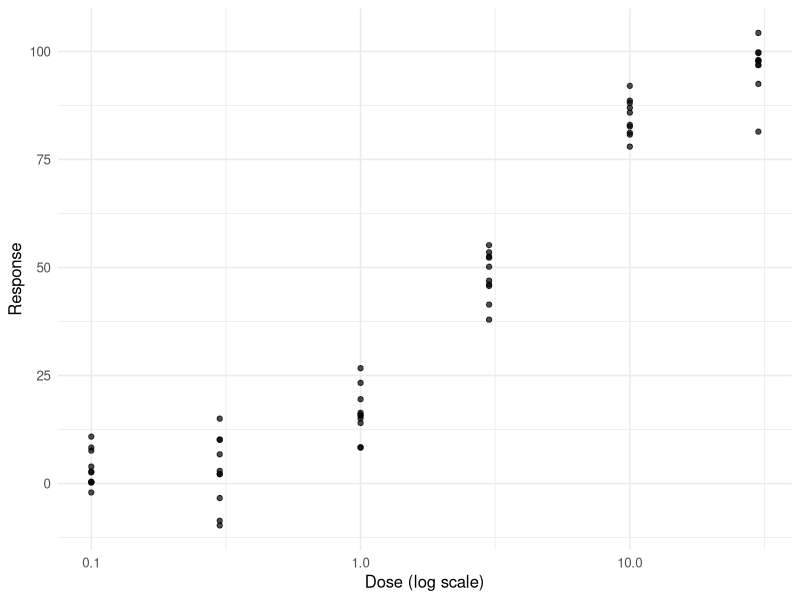
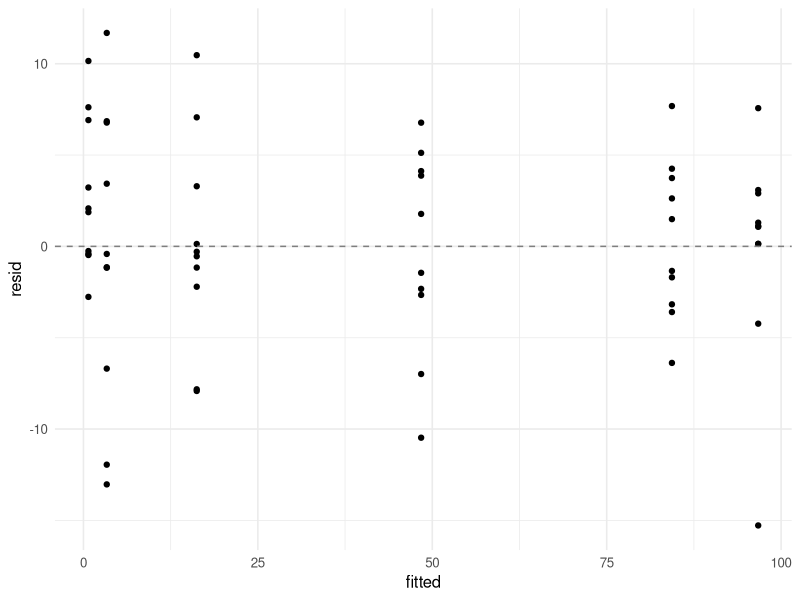
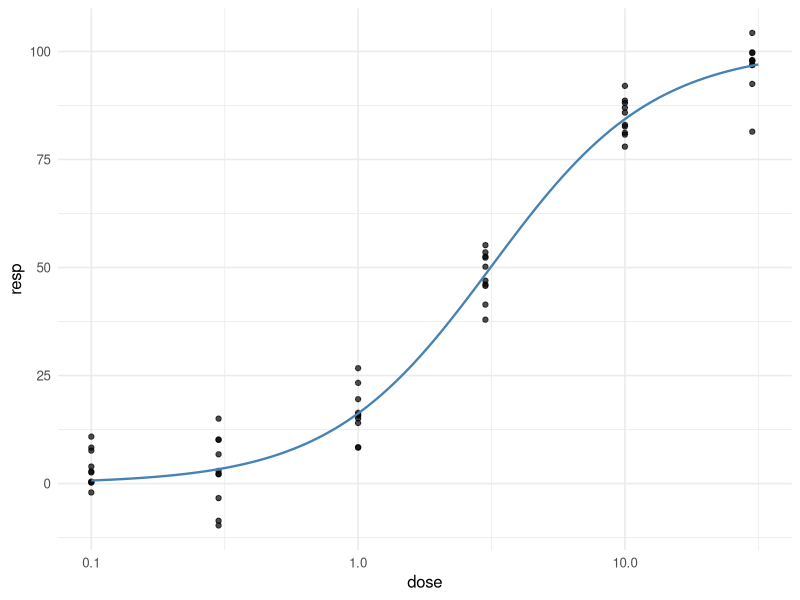

Here is the R script that generated these plots, in order:
# ============================================================
# Biostatistics Courses
# Course 2 — Week 2, Session 5: Non-linear regression with nls
# ============================================================

# --- 0. Setup --------------------------------------------------
library(tidyverse)
library(broom)
set.seed(42)
theme_set(theme_minimal(base_size = 12))

# --- 1. Hypothesis / Goal --------------------------------------
# Fit a 3-parameter logistic dose-response curve.

# --- 2. Data ---------------------------------------------------
n <- 60
dose <- rep(c(0.1, 0.3, 1, 3, 10, 30), each = 10)
true_resp <- 100 / (1 + exp(-(log(dose) - log(3)) / 0.7))
resp <- true_resp + rnorm(n, 0, 5)
dat <- tibble(dose, resp)

# --- 3. Visualise ----------------------------------------------
p <- ggplot(dat, aes(dose, resp)) +
  geom_point(alpha = 0.7) + scale_x_log10() +
  labs(x = "Dose (log scale)", y = "Response")
print(p)

# --- 4. Assumptions --------------------------------------------
fit <- nls(resp ~ SSlogis(log(dose), Asym, xmid, scal), data = dat)
rplot <- tibble(fitted = fitted(fit), resid = resid(fit))
print(ggplot(rplot, aes(fitted, resid)) + geom_point() +
  geom_hline(yintercept = 0, linetype = 2, colour = "grey50"))

# --- 5. Conduct / Fit ------------------------------------------
print(summary(fit)); print(confint(fit))
pred <- tibble(dose = 10 ^ seq(-1, 1.5, length.out = 100))
pred$resp <- predict(fit, newdata = pred)
print(ggplot(dat, aes(dose, resp)) +
  geom_point(alpha = 0.7) +
  geom_line(data = pred, colour = "steelblue", linewidth = 0.8) +
  scale_x_log10())

# --- 6. Report -------------------------------------------------
cat(sprintf("Asym: %.1f; EC50: %.2f\n",
            coef(fit)["Asym"], exp(coef(fit)["xmid"])))
